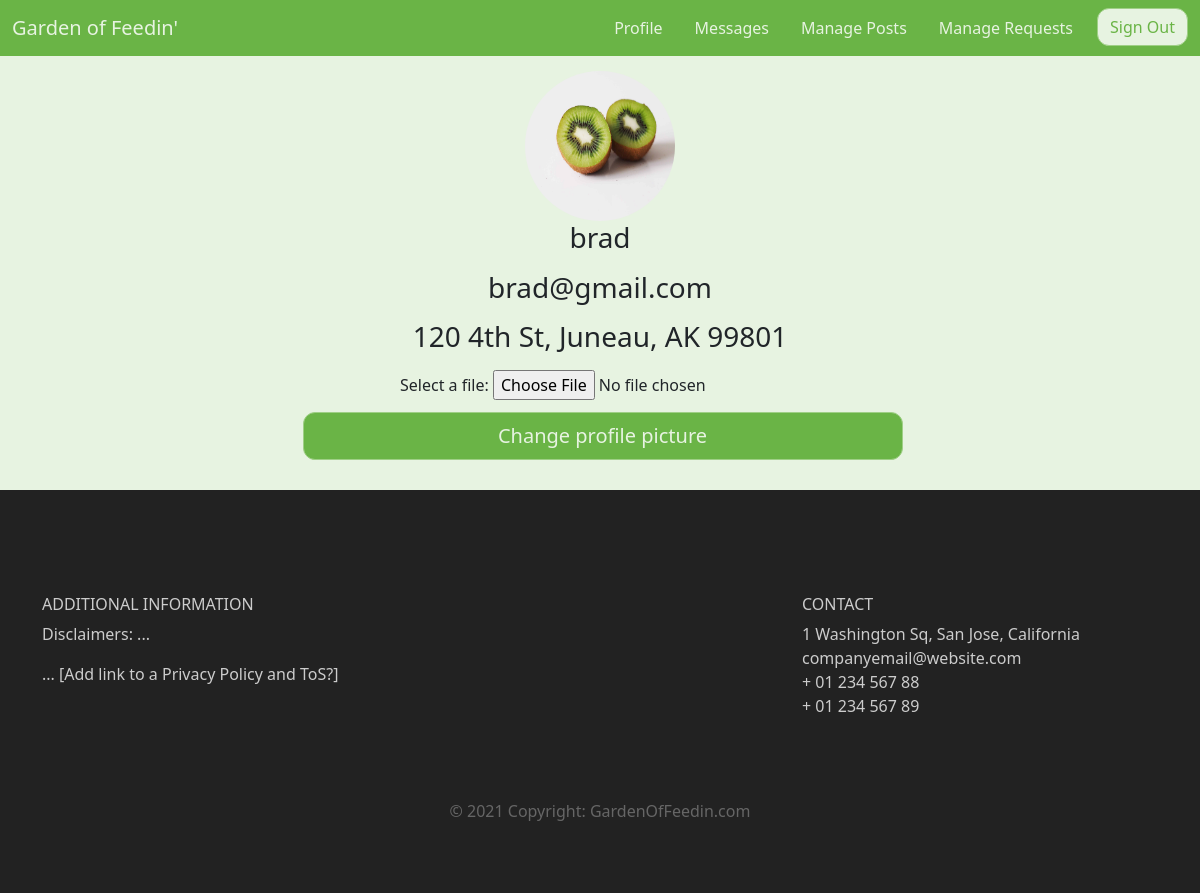
The page /profile (signed in) on the database as committed earlier.
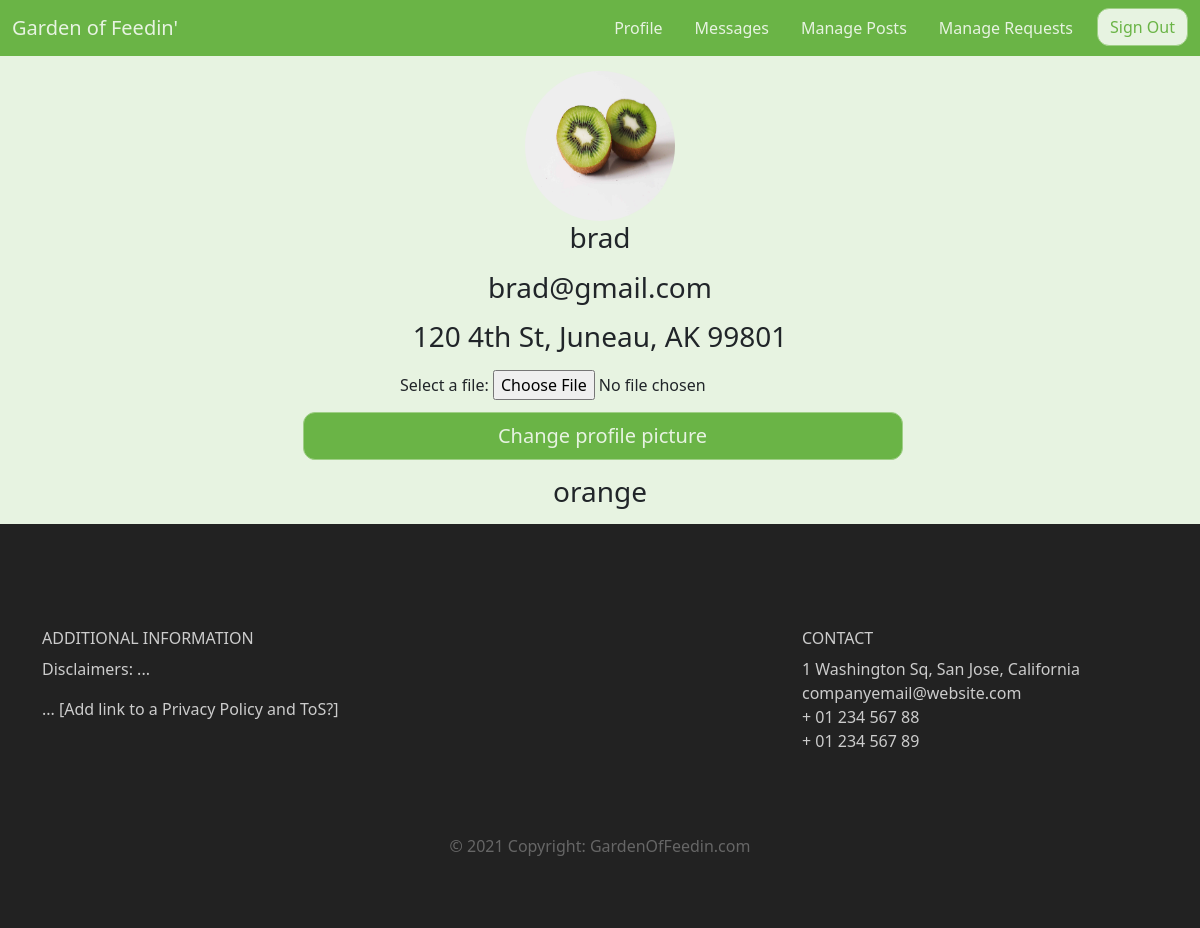
The same page on the database as committed later.
### gardenApp/models.py (models this page shows, shortened)
class Produce(models.Model):
    produce_name = models.CharField(max_length=64)
    weight = models.FloatField()
    fruits = models.BooleanField()
    veggies = models.BooleanField()
    owner = models.ForeignKey(PublicUser, on_delete=models.CASCADE)  # foreign key
    date_created = models.DateField(auto_now_add=True)  # date time
    image = models.ImageField(upload_to="produce_images", default="produce_images/default_produce.jpg")
    description = models.TextField(null=True)
    donated = models.BooleanField(default=False)

### gardenApp/views.py (the view)
# urls.py: path('profile', views.profile, name='testprofile'),
def profile(request):
    user = PublicUser.objects.get(id=request.session['id'])
    donations = Search.getAllUserDonations(user)
    context = {
        'user' : user,
        'donations' : donations
    }
    return render(request, 'profile.html',context)

### utils/Search.py (called while the page is built)
def getAllUserDonations(currUser):
    allDonations = Produce.objects.filter(owner=currUser, donated=True).all()
    return allDonations

### gardenApp/templates/profile.html (shortened to what this page needs)
<!DOCTYPE html>
<html lang="en">
    <head>
		<link href="https://cdn.jsdelivr.net/npm/bootstrap@5.1.3/dist/css/bootstrap.min.css" rel="stylesheet">
		<link rel="stylesheet" type="text/css" href="./../static/css/main.css">
		<link href="./../static/css/signin.css" rel="stylesheet">
	</head>
	<body class="text-center">
		<nav class="navbar navbar-expand-md">
			<div class="container-fluid">
				<a class="navbar-brand" href="/landing">Garden of Feedin'
				</a>
				<div class="collapse navbar-collapse" id="main-navigation">
					<ul class="navbar-nav">
						<li class="nav-item">
							<a class="nav-link" href="/profile">Profile</a>
						</li>
						<li class="nav-item">
							<a class="nav-link" href="/messages">Messages</a>
						</li>
						<li class="nav-item">
							<a class="nav-link" href="/manage">Manage Posts</a>
						</li>
						<li class="nav-item">
							<a class="nav-link" href="/managerequests">Manage Requests</a>
						</li>
						<li class="nav-item">
							<a href="/signout" class="btn">Sign Out</a>
						</li>
					</ul>
				</div>
			</div>
		</nav>
		<main>
			<img class="bd-placeholder-img rounded-circle" width="150" height="150" src="{{user.image.url}}" xmlns="http://www.w3.org/2000/svg" role="img" aria-label="Profile Picture: 50x50" preserveAspectRatio="xMidYMid slice" focusable="false"><title>Profile Picture</title><rect width="100%" height="100%" fill="#777"/>
			<h1 class="h3 mb-3 fw-normal">{{ user.username }}</h1>
			<h1 class="h3 mb-3 fw-normal">{{ user.email }}</h1>
			<h1 class="h3 mb-3 fw-normal">{{ user.address }}</h1>
			<form action = "/changeProfileImage" method="POST" enctype='multipart/form-data'>
				<label class="align-self-center" for="image">Select a file:</label>
				<input type="file" id="myfile" name="image" accept="image/*">
				<br>
				<button class="w-50 btn btn-lg btn-primary" type="submit">Change profile picture</button>
			</form>
			{% for i in donations %}
				<h1 class="h3 mb-3 fw-normal">{{ i.produce_name }}</h1>
			{% endfor %}
		</main>
		<footer class="page-footer">
			<div class="container">
				<div class="row">
					<div class="col-lg-8 col-md-8 col-sm-12">
						<h6 class="text-uppercase font-weight-bold">Additional Information</h6>
						<p>Disclaimers: ...</p>
						<p>... [Add link to a Privacy Policy and ToS?]</p>
					</div>
					<div class="col-lg-4 col-md-4 col-sm-12">
						<h6 class="text-uppercase font-weight-bold">Contact</h6>
						<p>1 Washington Sq, San Jose, California
						<br/>companyemail@website.com
						<br/>+ 01 234 567 88
						<br/>+ 01 234 567 89</p>
					</div>
				</div>
			</div>
			<div class="footer-copyright text-center">© 2021 Copyright: GardenOfFeedin.com</div>
		</footer>
	</body>
</html>

Rows that differ between the two databases and show on the page:
now on this page (row edited): Produce: produce_name "orange"
